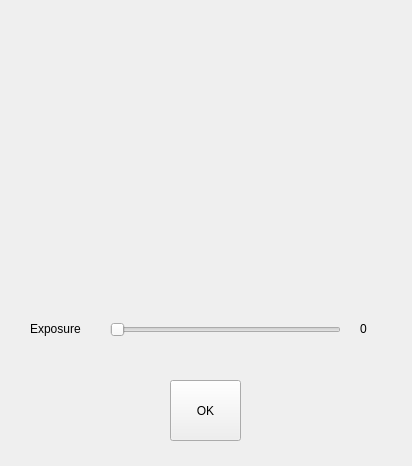
<?xml version="1.0" encoding="UTF-8"?>
<ui version="4.0">
 <class>FormExposure</class>
 <widget class="QWidget" name="FormExposure">
  <property name="geometry">
   <rect>
    <x>0</x>
    <y>0</y>
    <width>412</width>
    <height>466</height>
   </rect>
  </property>
  <property name="windowTitle">
   <string>Exposure</string>
  </property>
  <widget class="QLabel" name="label">
   <property name="geometry">
    <rect>
     <x>30</x>
     <y>320</y>
     <width>71</width>
     <height>17</height>
    </rect>
   </property>
   <property name="text">
    <string>Exposure</string>
   </property>
  </widget>
  <widget class="QSlider" name="horizontalSlider_exposure">
   <property name="geometry">
    <rect>
     <x>110</x>
     <y>320</y>
     <width>231</width>
     <height>20</height>
    </rect>
   </property>
   <property name="maximum">
    <number>100</number>
   </property>
   <property name="orientation">
    <enum>Qt::Horizontal</enum>
   </property>
  </widget>
  <widget class="QLabel" name="label_3">
   <property name="geometry">
    <rect>
     <x>360</x>
     <y>320</y>
     <width>31</width>
     <height>17</height>
    </rect>
   </property>
   <property name="text">
    <string>0</string>
   </property>
  </widget>
  <widget class="QPushButton" name="pushButton">
   <property name="geometry">
    <rect>
     <x>170</x>
     <y>380</y>
     <width>71</width>
     <height>61</height>
    </rect>
   </property>
   <property name="text">
    <string>OK</string>
   </property>
  </widget>
  <widget class="QLabel" name="label_img">
   <property name="geometry">
    <rect>
     <x>80</x>
     <y>20</y>
     <width>261</width>
     <height>271</height>
    </rect>
   </property>
   <property name="text">
    <string/>
   </property>
   <property name="pixmap">
    <pixmap>img.png</pixmap>
   </property>
  </widget>
 </widget>
 <resources/>
 <connections>
  <connection>
   <sender>horizontalSlider_exposure</sender>
   <signal>valueChanged(int)</signal>
   <receiver>label_3</receiver>
   <slot>setNum(int)</slot>
   <hints>
    <hint type="sourcelabel">
     <x>223</x>
     <y>332</y>
    </hint>
    <hint type="destinationlabel">
     <x>364</x>
     <y>327</y>
    </hint>
   </hints>
  </connection>
 </connections>
</ui>
